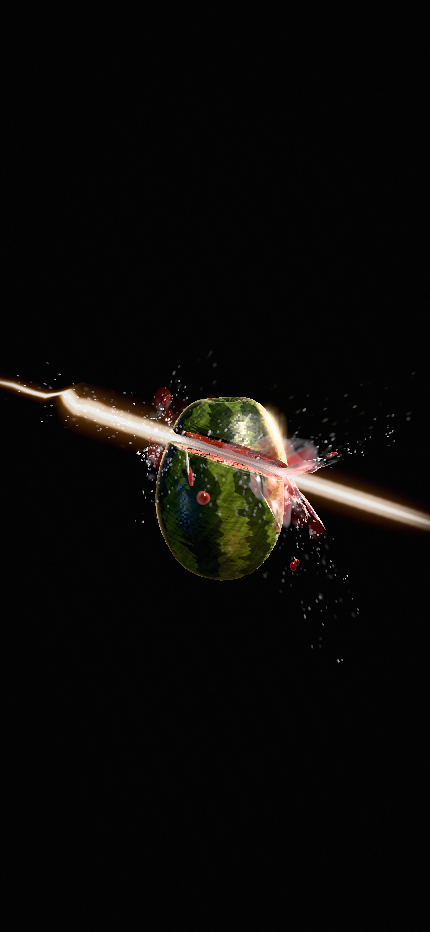
#> input picture shots/r10-iphone/00-hero.png, 430 x 932 px, found by its file name
$ python r5probe_dof.py
#> lines starting #> are read from the running program, lines starting #| are printed output that depends on the picture; after the words box and inside, x2 and y2 are one past the last pixel; in counts of white or black regions, pixels touching at a corner belong together
#!/usr/bin/env python3
"""r5 check (b): does particle blur vary with depth?

The r4 stage verdict measured "141 droplets spanning 4->26 px apparent diameter
all rendering at 1.46-1.75 px of 10-90 edge" in 00-hero. Depth is not directly
observable in a PNG, but a lens couples defocus to BOTH apparent size and edge
softness, so the test is: does 10-90 edge width correlate with apparent diameter
across the droplet population of one frame?

Edge width per blob (the stage report's area metric, which is robust to the
blob not being round):
    w = sqrt(A10/pi) - sqrt(A90/pi)
where A10/A90 are the areas of the blob above 10% / 90% of its own peak above
local background.
"""
import numpy as np, sys
from PIL import Image
from scipy import ndimage

def lum(a): return 0.2126*a[...,0]+0.7152*a[...,1]+0.0722*a[...,2]

def droplets(path, min_area=4, max_area=1600, max_bbox=60):
#> called with path = '/home/claude/juice/shots/r4/00-hero.png', min_area = 4, max_area = 1600, max_bbox = 60
    a = np.asarray(Image.open(path).convert('RGB')).astype(np.float64)
    L = lum(a)
#> in lum, `def lum(a): return 0.2126*a[...,0]+0.7152*a[...,1]+0.0722*a[...,2]`:
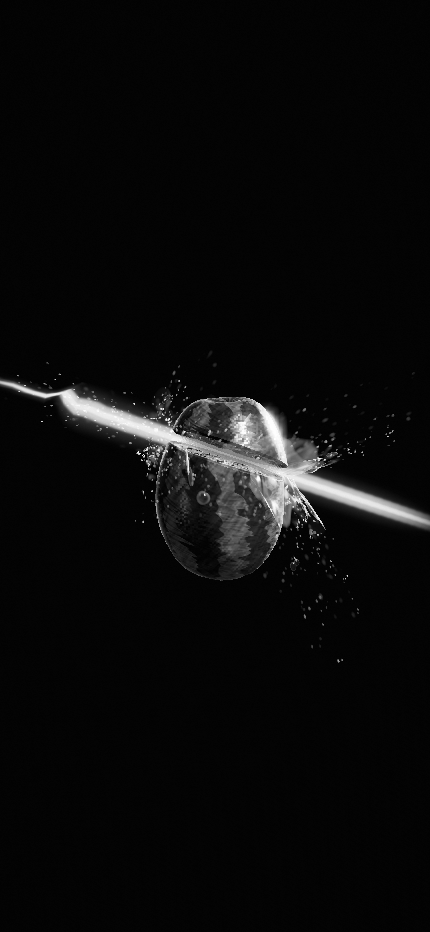
#> returned value: shape (932, 430) float64; min 2, max 255, mean 10.8
    bg = ndimage.gaussian_filter(L, 9.0)
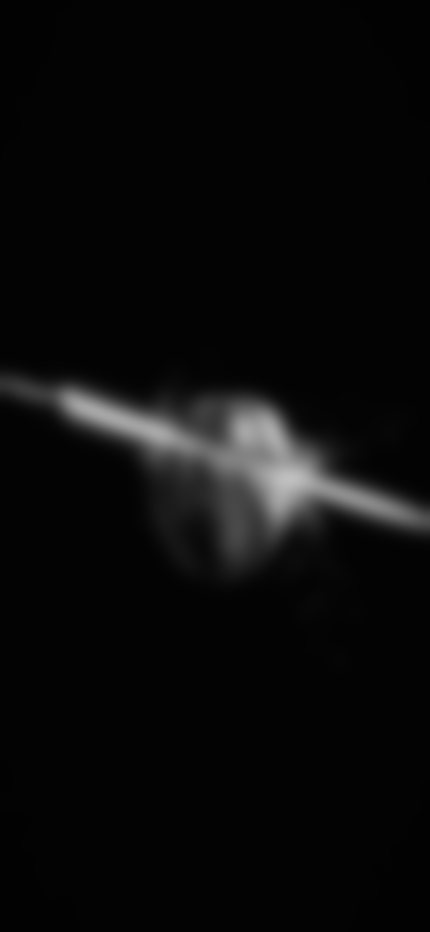
#> bg: shape (932, 430) float64; min 2.75, max 191.8, mean 10.8
    hp = L - bg
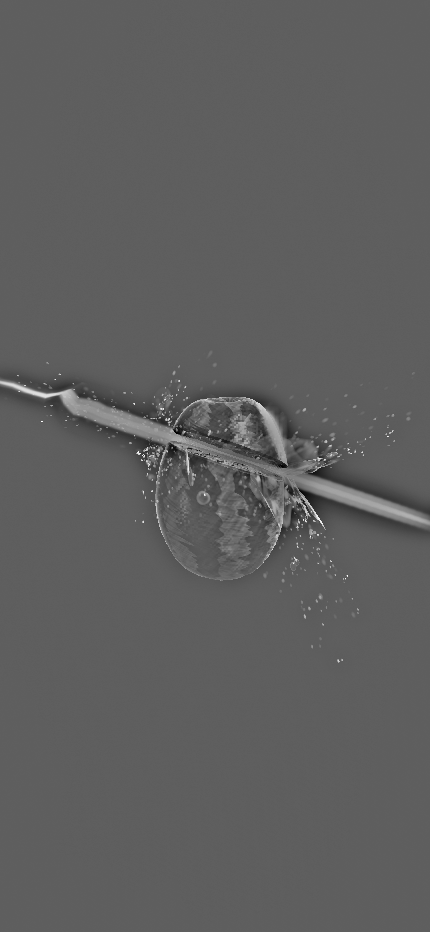
#> hp: shape (932, 430) float64; min -126.1, max 212.9, mean 0; drawn with min black and max white
    # particles = high-frequency bright things
    m = hp > 6.0
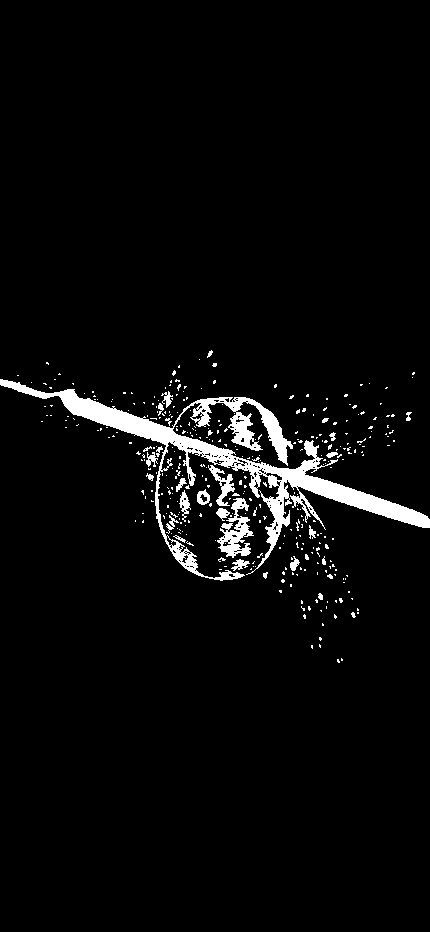
#> m: shape (932, 430) bool; 3.9% white; 358 white regions (329 under 20 px), largest, box (x1, y1, x2, y2) and area: (0, 379, 430, 581) 11404, (217, 498, 254, 558) 976, (208, 465, 235, 506) 372
    # remove the opaque fruit body (big smooth bright region) and the blade streak
    body = ndimage.binary_closing(L > 30, np.ones((9,9)))
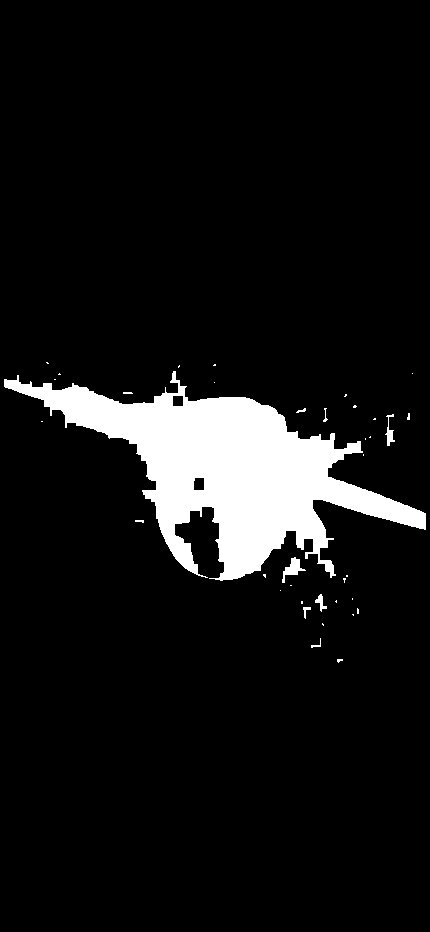
#> body: shape (932, 430) bool; 8.1% white; 37 white regions (28 under 20 px), largest, box (x1, y1, x2, y2) and area: (4, 371, 426, 581) 31627, (282, 557, 306, 583) 235, (385, 414, 395, 446) 125
    body, n = ndimage.label(body, np.ones((3,3)))
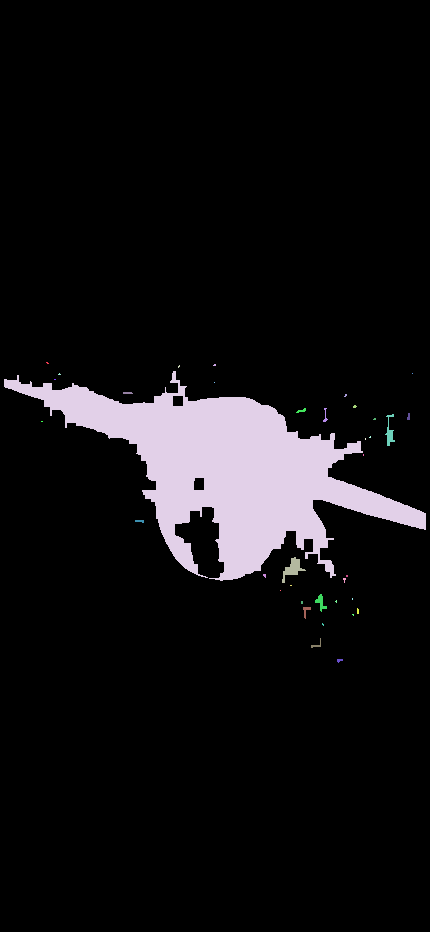
#> body: shape (932, 430) int32; 38 distinct labels, from 0 to 37; one colour per label, 0 black
#> n = 37
    if n:
        sz = ndimage.sum(np.ones_like(L), body, range(1, n+1))
#> sz = 37 values, max 31627 at index 3, min 1 at index 5, mean 874.9
        big = np.zeros(n+1, bool)
        big[1:] = sz > 4000
        m = m & ~ndimage.binary_dilation(big[body], np.ones((7,7)))
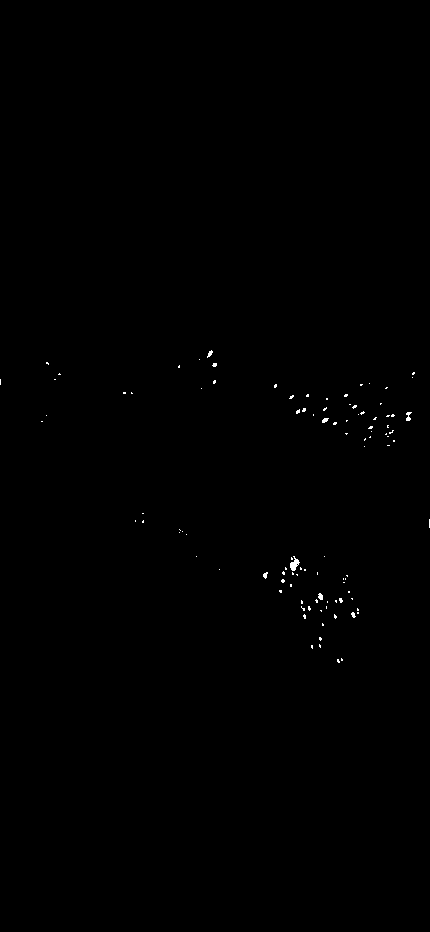
#> m: shape (932, 430) bool; 0.19% white in thin lines or dots, all inside (x1, y1, x2, y2) = (0, 350, 430, 663)
    lab, n = ndimage.label(m, np.ones((3,3)))
#> lab: shape (932, 430) int32; 104 distinct labels, from 0 to 103
#> n = 103
    out = []
    objs = ndimage.find_objects(lab)
#> objs = 103 items
    for i, sl in enumerate(objs, 1):
        sub = (lab[sl] == i)
        area = int(sub.sum())
        h, w = sub.shape
        if area < min_area or area > max_area: continue
        if h > max_bbox or w > max_bbox: continue
        # pad a ring for a local background estimate
        y0 = max(sl[0].start-3, 0); y1 = min(sl[0].stop+3, L.shape[0])
        x0 = max(sl[1].start-3, 0); x1 = min(sl[1].stop+3, L.shape[1])
        pat = L[y0:y1, x0:x1]
        msk = (lab[y0:y1, x0:x1] == i)
        ring = ~ndimage.binary_dilation(lab[y0:y1, x0:x1] > 0, np.ones((3,3)))
        base = np.median(pat[ring]) if ring.sum() > 6 else np.median(pat[~msk]) if (~msk).sum() else 0.0
        peak = pat[msk].max() - base
        if peak < 8: continue
        v = pat - base
        # restrict to the connected neighbourhood so a neighbour blob cannot leak in
        near = ndimage.binary_dilation(msk, np.ones((5,5)))
        a10 = float(((v >= 0.10*peak) & near).sum())
        a90 = float(((v >= 0.90*peak) & near).sum())
        if a10 <= 0 or a90 <= 0: continue
        wedge = np.sqrt(a10/np.pi) - np.sqrt(a90/np.pi)
        diam = 2.0*np.sqrt(a10/np.pi)
        out.append((diam, wedge, peak, area))
#> this loop made 103 passes
#> (area, h, w, y0, y1, x0, x1, base) on passes 1, 30, 37: (24, 8, 6, 347, 361, 204, 216, 3), (33, 9, 6, 409, 424, 403, 415, 3), (24, 5, 7, 415, 426, 319, 332, 3)
#> after the loop, out = 65 items, first 6: (6.38, 1.93, 25.28, 24), (2.76, 0.818, 79.08, 6), (5.05, 1.55, 37.14, 16), (2.52, 0.464, 62.22, 5), (3.19, 1.03, 32.14, 7), (2.26, 0.564, 169.6, 4)
    return np.array(out)

def report(path, label):
    d = droplets(path)
#> d = 65 rows, first 6: [6.38, 1.93, 25.28, 24], [2.76, 0.818, 79.08, 6], [5.05, 1.55, 37.14, 16], [2.52, 0.464, 62.22, 5], [3.19, 1.03, 32.14, 7], [2.26, 0.564, 169.6, 4]
    if len(d) == 0: print(f'{label}: none'); return
    diam, w, peak, area = d[:,0], d[:,1], d[:,2], d[:,3]
#> diam = 65 values, max 7.9 at index 35, min 2.26 at index 5, mean 3.84; w = 65 values, max 3.39 at index 35, min 0.464 at index 3, mean 1.14; peak = 65 values, max 217.4 at index 35, min 10.35 at index 15, mean 65.91; area = 65 values, max 78 at index 35, min 4 at index 5, mean 10.31
    r = np.corrcoef(diam, w)[0,1]
#> r = 0.934
    # spearman
    from scipy.stats import spearmanr
    rs, p = spearmanr(diam, w)
#> rs = 0.915; p = 1.35e-26
    print(f'{label}: n={len(d)}  apparent diameter {diam.min():.1f}->{diam.max():.1f} px')
#| r4 00-hero: n=65  apparent diameter 2.3->7.9 px
    print(f'   10-90 edge width: min {w.min():.2f}  p25 {np.percentile(w,25):.2f}  med {np.median(w):.2f}  p75 {np.percentile(w,75):.2f}  max {w.max():.2f} px')
#|    10-90 edge width: min 0.46  p25 0.81  med 1.06  p75 1.42  max 3.39 px
    print(f'   pearson r(diam, edge) = {r:.3f}   spearman = {rs:.3f} (p={p:.2e})')
#|    pearson r(diam, edge) = 0.934   spearman = 0.915 (p=1.35e-26)
    bins = [(0,8),(8,12),(12,18),(18,60)]
    for lo,hi in bins:
        s = (diam>=lo)&(diam<hi)
        if s.sum()>2:
            print(f'   diam {lo:2d}-{hi:2d} px: n={int(s.sum()):4d}  mean edge {w[s].mean():5.2f} px  mean peak {peak[s].mean():6.1f}')
#> this loop made 4 passes
#|    diam  0- 8 px: n=  65  mean edge  1.14 px  mean peak   65.9
    print(f'   peak lum vs diameter: r = {np.corrcoef(diam, peak)[0,1]:.3f} (a real lens dims what it spreads)')
#|    peak lum vs diameter: r = -0.113 (a real lens dims what it spreads)
    return dict(n=len(d), r=float(r), rs=float(rs))

if __name__=='__main__':
    for p,l in [('/home/claude/juice/shots/r4/00-hero.png','r4 00-hero'),
                ('/home/claude/juice/shots/r5/00-hero.png','r5 00-hero')]:
        report(p,l); print()
